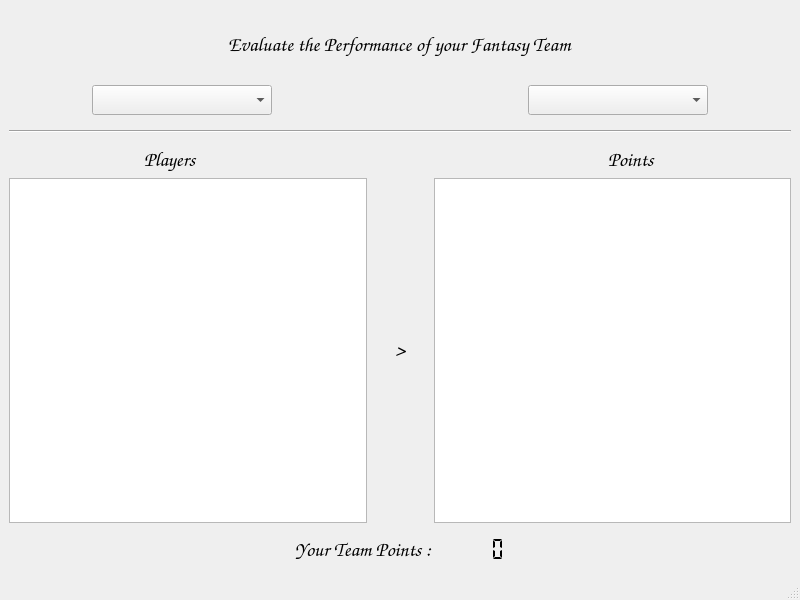
<?xml version="1.0" encoding="UTF-8"?>
<ui version="4.0">
 <class>MainWindow</class>
 <widget class="QMainWindow" name="MainWindow">
  <property name="geometry">
   <rect>
    <x>0</x>
    <y>0</y>
    <width>800</width>
    <height>600</height>
   </rect>
  </property>
  <property name="windowTitle">
   <string>Evaluate Team</string>
  </property>
  <property name="windowIcon">
   <iconset>
    <normaloff>../images/icon.png</normaloff>../images/icon.png</iconset>
  </property>
  <widget class="QWidget" name="centralwidget">
   <layout class="QVBoxLayout" name="verticalLayout">
    <item>
     <layout class="QHBoxLayout" name="horizontalLayout_2">
      <item>
       <spacer name="horizontalSpacer_4">
        <property name="orientation">
         <enum>Qt::Horizontal</enum>
        </property>
        <property name="sizeHint" stdset="0">
         <size>
          <width>40</width>
          <height>20</height>
         </size>
        </property>
       </spacer>
      </item>
      <item>
       <widget class="QLabel" name="label">
        <property name="minimumSize">
         <size>
          <width>0</width>
          <height>70</height>
         </size>
        </property>
        <property name="font">
         <font>
          <family>Comic Sans MS</family>
          <pointsize>15</pointsize>
         </font>
        </property>
        <property name="text">
         <string>Evaluate the Performance of your Fantasy Team</string>
        </property>
       </widget>
      </item>
      <item>
       <spacer name="horizontalSpacer_5">
        <property name="orientation">
         <enum>Qt::Horizontal</enum>
        </property>
        <property name="sizeHint" stdset="0">
         <size>
          <width>40</width>
          <height>20</height>
         </size>
        </property>
       </spacer>
      </item>
     </layout>
    </item>
    <item>
     <layout class="QHBoxLayout" name="horizontalLayout">
      <item>
       <spacer name="horizontalSpacer">
        <property name="orientation">
         <enum>Qt::Horizontal</enum>
        </property>
        <property name="sizeHint" stdset="0">
         <size>
          <width>40</width>
          <height>20</height>
         </size>
        </property>
       </spacer>
      </item>
      <item>
       <widget class="QComboBox" name="team_comboBox">
        <property name="minimumSize">
         <size>
          <width>180</width>
          <height>30</height>
         </size>
        </property>
       </widget>
      </item>
      <item>
       <spacer name="horizontalSpacer_6">
        <property name="orientation">
         <enum>Qt::Horizontal</enum>
        </property>
        <property name="sizeHint" stdset="0">
         <size>
          <width>40</width>
          <height>20</height>
         </size>
        </property>
       </spacer>
      </item>
      <item>
       <spacer name="horizontalSpacer_12">
        <property name="orientation">
         <enum>Qt::Horizontal</enum>
        </property>
        <property name="sizeHint" stdset="0">
         <size>
          <width>40</width>
          <height>20</height>
         </size>
        </property>
       </spacer>
      </item>
      <item>
       <spacer name="horizontalSpacer_3">
        <property name="orientation">
         <enum>Qt::Horizontal</enum>
        </property>
        <property name="sizeHint" stdset="0">
         <size>
          <width>40</width>
          <height>20</height>
         </size>
        </property>
       </spacer>
      </item>
      <item>
       <widget class="QComboBox" name="match_comboBox">
        <property name="minimumSize">
         <size>
          <width>180</width>
          <height>30</height>
         </size>
        </property>
       </widget>
      </item>
      <item>
       <spacer name="horizontalSpacer_2">
        <property name="orientation">
         <enum>Qt::Horizontal</enum>
        </property>
        <property name="sizeHint" stdset="0">
         <size>
          <width>40</width>
          <height>20</height>
         </size>
        </property>
       </spacer>
      </item>
     </layout>
    </item>
    <item>
     <widget class="Line" name="line">
      <property name="minimumSize">
       <size>
        <width>0</width>
        <height>20</height>
       </size>
      </property>
      <property name="orientation">
       <enum>Qt::Horizontal</enum>
      </property>
     </widget>
    </item>
    <item>
     <layout class="QHBoxLayout" name="horizontalLayout_3">
      <item>
       <spacer name="horizontalSpacer_7">
        <property name="orientation">
         <enum>Qt::Horizontal</enum>
        </property>
        <property name="sizeHint" stdset="0">
         <size>
          <width>40</width>
          <height>20</height>
         </size>
        </property>
       </spacer>
      </item>
      <item>
       <widget class="QLabel" name="players">
        <property name="font">
         <font>
          <family>Comic Sans MS</family>
          <pointsize>15</pointsize>
         </font>
        </property>
        <property name="text">
         <string>Players</string>
        </property>
       </widget>
      </item>
      <item>
       <spacer name="horizontalSpacer_10">
        <property name="orientation">
         <enum>Qt::Horizontal</enum>
        </property>
        <property name="sizeHint" stdset="0">
         <size>
          <width>40</width>
          <height>20</height>
         </size>
        </property>
       </spacer>
      </item>
      <item>
       <spacer name="horizontalSpacer_11">
        <property name="orientation">
         <enum>Qt::Horizontal</enum>
        </property>
        <property name="sizeHint" stdset="0">
         <size>
          <width>40</width>
          <height>20</height>
         </size>
        </property>
       </spacer>
      </item>
      <item>
       <spacer name="horizontalSpacer_9">
        <property name="orientation">
         <enum>Qt::Horizontal</enum>
        </property>
        <property name="sizeHint" stdset="0">
         <size>
          <width>40</width>
          <height>20</height>
         </size>
        </property>
       </spacer>
      </item>
      <item>
       <widget class="QLabel" name="points">
        <property name="font">
         <font>
          <family>Comic Sans MS</family>
          <pointsize>15</pointsize>
         </font>
        </property>
        <property name="text">
         <string>Points</string>
        </property>
       </widget>
      </item>
      <item>
       <spacer name="horizontalSpacer_8">
        <property name="orientation">
         <enum>Qt::Horizontal</enum>
        </property>
        <property name="sizeHint" stdset="0">
         <size>
          <width>40</width>
          <height>20</height>
         </size>
        </property>
       </spacer>
      </item>
     </layout>
    </item>
    <item>
     <layout class="QHBoxLayout" name="horizontalLayout_4">
      <item>
       <widget class="QListView" name="players_listView"/>
      </item>
      <item>
       <widget class="QLabel" name="label_7">
        <property name="font">
         <font>
          <family>Comic Sans MS</family>
          <pointsize>15</pointsize>
          <weight>75</weight>
          <bold>true</bold>
         </font>
        </property>
        <property name="text">
         <string>     &gt;     </string>
        </property>
       </widget>
      </item>
      <item>
       <widget class="QListView" name="points_listView"/>
      </item>
     </layout>
    </item>
    <item>
     <layout class="QHBoxLayout" name="horizontalLayout_5">
      <item>
       <spacer name="horizontalSpacer_14">
        <property name="orientation">
         <enum>Qt::Horizontal</enum>
        </property>
        <property name="sizeHint" stdset="0">
         <size>
          <width>40</width>
          <height>20</height>
         </size>
        </property>
       </spacer>
      </item>
      <item>
       <widget class="QLabel" name="teamscore_label">
        <property name="minimumSize">
         <size>
          <width>0</width>
          <height>40</height>
         </size>
        </property>
        <property name="font">
         <font>
          <family>Comic Sans MS</family>
          <pointsize>15</pointsize>
         </font>
        </property>
        <property name="text">
         <string>Your Team Points : </string>
        </property>
       </widget>
      </item>
      <item>
       <widget class="QLCDNumber" name="teamscore">
        <property name="font">
         <font>
          <family>Comic Sans MS</family>
          <pointsize>15</pointsize>
          <weight>75</weight>
          <bold>true</bold>
         </font>
        </property>
        <property name="frameShape">
         <enum>QFrame::NoFrame</enum>
        </property>
        <property name="frameShadow">
         <enum>QFrame::Plain</enum>
        </property>
        <property name="segmentStyle">
         <enum>QLCDNumber::Flat</enum>
        </property>
        <property name="intValue" stdset="0">
         <number>0</number>
        </property>
       </widget>
      </item>
      <item>
       <spacer name="horizontalSpacer_13">
        <property name="orientation">
         <enum>Qt::Horizontal</enum>
        </property>
        <property name="sizeHint" stdset="0">
         <size>
          <width>40</width>
          <height>20</height>
         </size>
        </property>
       </spacer>
      </item>
     </layout>
    </item>
   </layout>
  </widget>
  <widget class="QMenuBar" name="menubar">
   <property name="geometry">
    <rect>
     <x>0</x>
     <y>0</y>
     <width>800</width>
     <height>26</height>
    </rect>
   </property>
  </widget>
  <widget class="QStatusBar" name="statusbar"/>
 </widget>
 <resources/>
 <connections/>
</ui>
